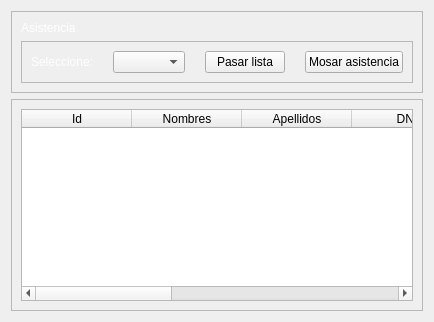
               <widget class="QWidget" name="page_assistance">
                <property name="styleSheet">
                 <string notr="true">QLabel{
color: rgb(255, 255, 255);
}</string>
                </property>
                <layout class="QVBoxLayout" name="verticalLayout_19">
                 <item>
                  <widget class="QFrame" name="frame_4">
                   <property name="styleSheet">
                    <string notr="true"/>
                   </property>
                   <property name="frameShape">
                    <enum>QFrame::StyledPanel</enum>
                   </property>
                   <property name="frameShadow">
                    <enum>QFrame::Raised</enum>
                   </property>
                   <layout class="QVBoxLayout" name="verticalLayout_7">
                    <item>
                     <widget class="QLabel" name="label_20">
                      <property name="styleSheet">
                       <string notr="true">font: 75 18pt &quot;MS Shell Dlg 2&quot;;
color: rgb(255, 255, 255);</string>
                      </property>
                      <property name="lineWidth">
                       <number>15</number>
                      </property>
                      <property name="text">
                       <string>Asistencia</string>
                      </property>
                     </widget>
                    </item>
                    <item>
                     <widget class="QFrame" name="frame_control_11">
                      <property name="frameShape">
                       <enum>QFrame::StyledPanel</enum>
                      </property>
                      <property name="frameShadow">
                       <enum>QFrame::Raised</enum>
                      </property>
                      <layout class="QHBoxLayout" name="horizontalLayout_12" stretch="1,3,0,0">
                       <property name="spacing">
                        <number>20</number>
                       </property>
                       <item>
                        <widget class="QLabel" name="label_21">
                         <property name="text">
                          <string>Seleccione:</string>
                         </property>
                        </widget>
                       </item>
                       <item>
                        <widget class="QComboBox" name="cmb_assistance_turns"/>
                       </item>
                       <item>
                        <widget class="QPushButton" name="btn_assistance_pass">
                         <property name="text">
                          <string>Pasar lista</string>
                         </property>
                        </widget>
                       </item>
                       <item>
                        <widget class="QPushButton" name="btn_current_registers">
                         <property name="text">
                          <string>Mosar asistencia</string>
                         </property>
                        </widget>
                       </item>
                      </layout>
                     </widget>
                    </item>
                   </layout>
                  </widget>
                 </item>
                 <item>
                  <widget class="QFrame" name="frame_12">
                   <property name="styleSheet">
                    <string notr="true"/>
                   </property>
                   <property name="frameShape">
                    <enum>QFrame::StyledPanel</enum>
                   </property>
                   <property name="frameShadow">
                    <enum>QFrame::Raised</enum>
                   </property>
                   <layout class="QVBoxLayout" name="verticalLayout_18">
                    <item>
                     <widget class="QTableWidget" name="tbl_current_registers">
                      <property name="enabled">
                       <bool>true</bool>
                      </property>
                      <property name="tabKeyNavigation">
                       <bool>false</bool>
                      </property>
                      <property name="alternatingRowColors">
                       <bool>false</bool>
                      </property>
                      <property name="selectionMode">
                       <enum>QAbstractItemView::SingleSelection</enum>
                      </property>
                      <property name="selectionBehavior">
                       <enum>QAbstractItemView::SelectRows</enum>
                      </property>
                      <property name="textElideMode">
                       <enum>Qt::ElideRight</enum>
                      </property>
                      <property name="gridStyle">
                       <enum>Qt::NoPen</enum>
                      </property>
                      <property name="wordWrap">
                       <bool>true</bool>
                      </property>
                      <property name="cornerButtonEnabled">
                       <bool>false</bool>
                      </property>
                      <attribute name="horizontalHeaderCascadingSectionResizes">
                       <bool>false</bool>
                      </attribute>
                      <attribute name="horizontalHeaderDefaultSectionSize">
                       <number>110</number>
                      </attribute>
                      <column>
                       <property name="text">
                        <string>Id</string>
                       </property>
                      </column>
                      <column>
                       <property name="text">
                        <string>Nombres</string>
                       </property>
                      </column>
                      <column>
                       <property name="text">
                        <string>Apellidos</string>
                       </property>
                      </column>
                      <column>
                       <property name="text">
                        <string>DNI</string>
                       </property>
                      </column>
                      <column>
                       <property name="text">
                        <string>Tipo</string>
                       </property>
                      </column>
                      <column>
                       <property name="text">
                        <string>Turno</string>
                       </property>
                      </column>
                      <column>
                       <property name="text">
                        <string>Entrada</string>
                       </property>
                      </column>
                      <column>
                       <property name="text">
                        <string>Estado</string>
                       </property>
                      </column>
                     </widget>
                    </item>
                   </layout>
                  </widget>
                 </item>
                </layout>
               </widget>
